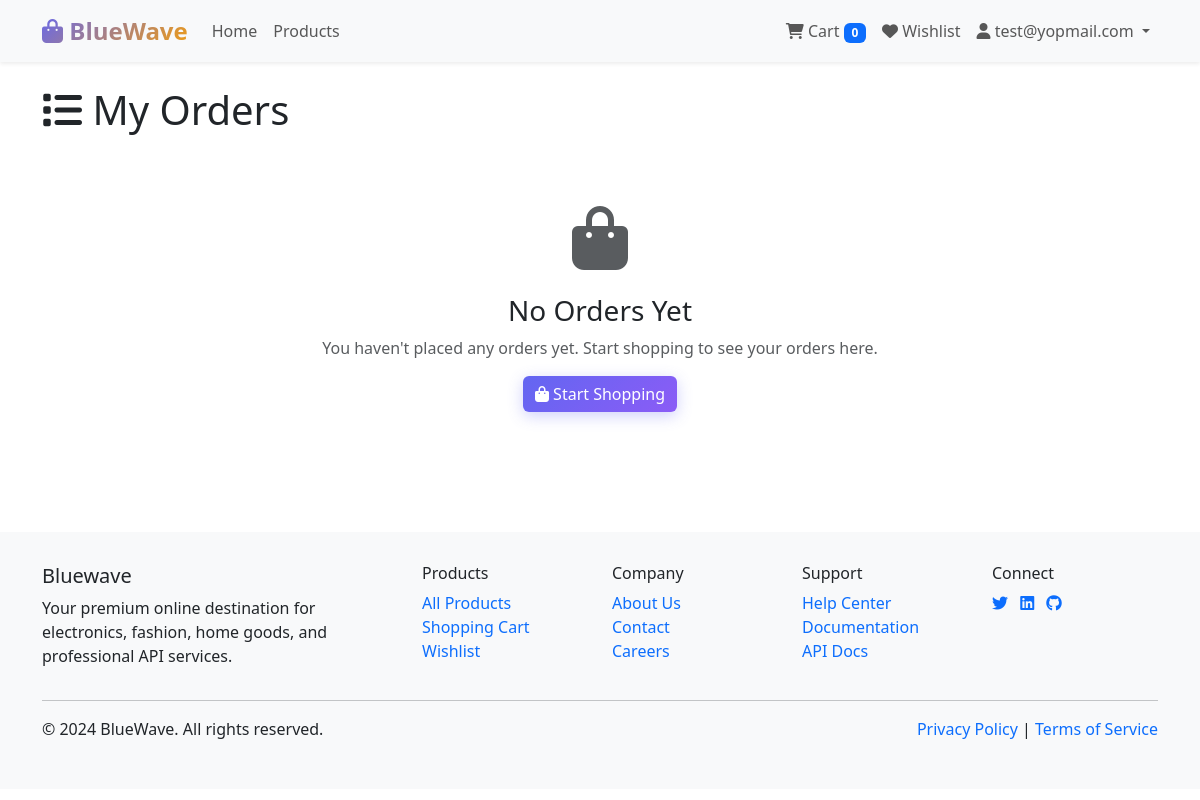
/orders/ (signed in), run on an earlier commit of the app's database.
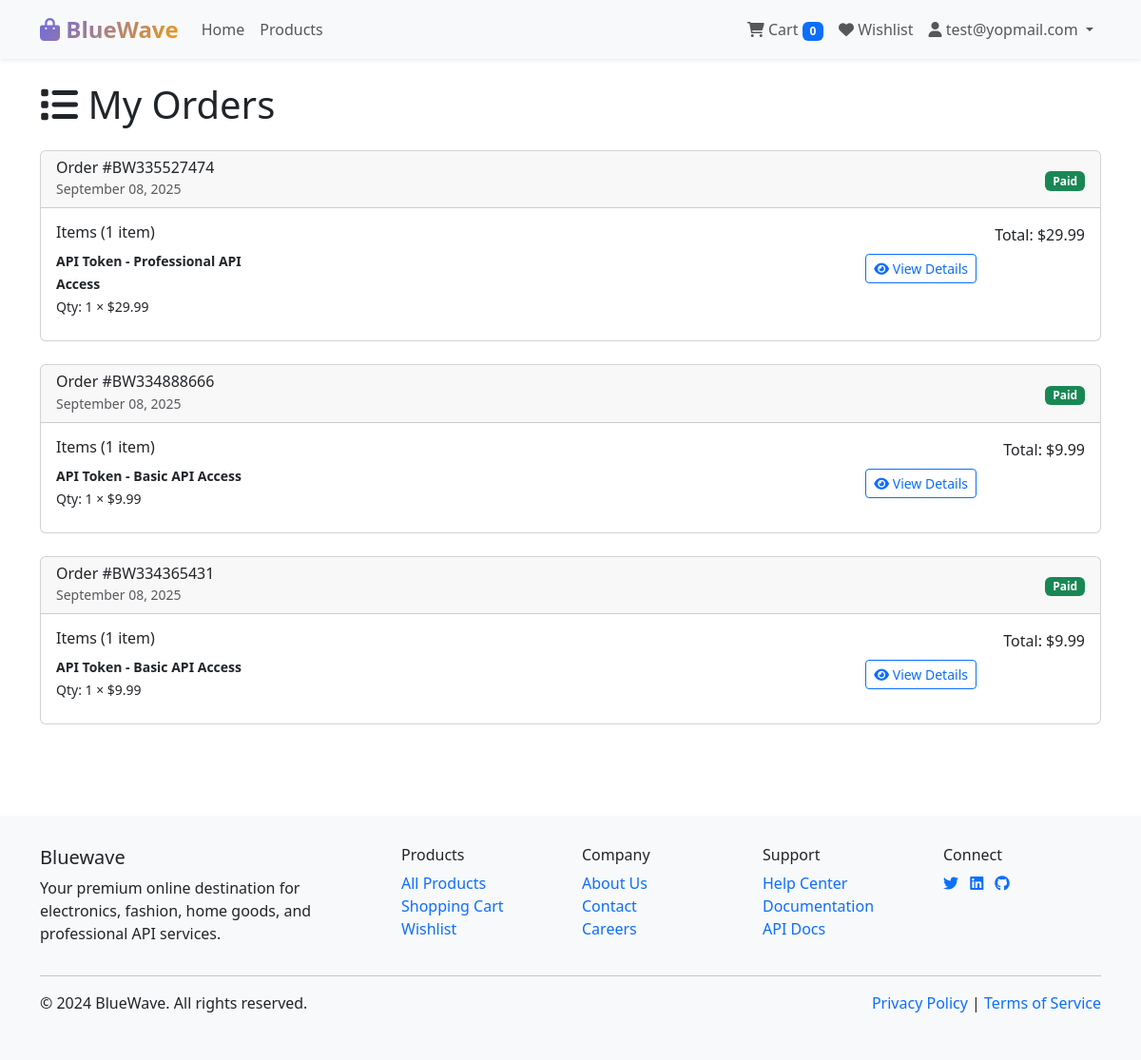
And on a later commit of the database.
### orders/models.py (models this page shows, shortened)
class Order(models.Model):
    STATUS_CHOICES = (
        ('pending', 'Pending Payment'),
        ('paid', 'Paid'),
        ('processing', 'Processing'),
        ('shipped', 'Shipped'),
        ('delivered', 'Delivered'),
        ('cancelled', 'Cancelled'),
        ('refunded', 'Refunded'),
    )
    PAYMENT_STATUS_CHOICES = (
        ('pending', 'Pending'),
        ('paid', 'Paid'),
        ('failed', 'Failed'),
        ('refunded', 'Refunded'),
        ('partially_refunded', 'Partially Refunded'),
    )
    id = models.UUIDField(primary_key=True, default=uuid.uuid4, editable=False)
    order_number = models.CharField(max_length=20, unique=True, blank=True)
    user = models.ForeignKey(
        settings.AUTH_USER_MODEL,
        on_delete=models.CASCADE,
        related_name='orders'
    )
    status = models.CharField(max_length=20, choices=STATUS_CHOICES, default='pending')
    payment_status = models.CharField(max_length=20, choices=PAYMENT_STATUS_CHOICES, default='pending')
    subtotal = models.DecimalField(max_digits=10, decimal_places=2)
    tax_amount = models.DecimalField(max_digits=10, decimal_places=2, default=0)
    shipping_amount = models.DecimalField(max_digits=10, decimal_places=2, default=0)
    discount_amount = models.DecimalField(max_digits=10, decimal_places=2, default=0)
    total_amount = models.DecimalField(max_digits=10, decimal_places=2)
    billing_first_name = models.CharField(max_length=50)
    billing_last_name = models.CharField(max_length=50)
    billing_email = models.EmailField()
    billing_phone = models.CharField(max_length=20, blank=True)
    billing_address_line1 = models.CharField(max_length=255)
    billing_address_line2 = models.CharField(max_length=255, blank=True)
    billing_city = models.CharField(max_length=100)
    billing_state = models.CharField(max_length=100, blank=True)
    billing_postal_code = models.CharField(max_length=20)
    billing_country = models.CharField(max_length=100)
    shipping_first_name = models.CharField(max_length=50, blank=True)
    shipping_last_name = models.CharField(max_length=50, blank=True)
    shipping_address_line1 = models.CharField(max_length=255, blank=True)
    shipping_address_line2 = models.CharField(max_length=255, blank=True)
    shipping_city = models.CharField(max_length=100, blank=True)
    shipping_state = models.CharField(max_length=100, blank=True)
    shipping_postal_code = models.CharField(max_length=20, blank=True)
    shipping_country = models.CharField(max_length=100, blank=True)
    stripe_payment_intent_id = models.CharField(max_length=255, blank=True)
    stripe_customer_id = models.CharField(max_length=255, blank=True)
    tracking_number = models.CharField(max_length=100, blank=True)
    carrier = models.CharField(max_length=50, blank=True)
    customer_notes = models.TextField(blank=True)
    admin_notes = models.TextField(blank=True)
    created_at = models.DateTimeField(auto_now_add=True)
    updated_at = models.DateTimeField(auto_now=True)
    shipped_at = models.DateTimeField(blank=True, null=True)
    delivered_at = models.DateTimeField(blank=True, null=True)
    class Meta:
        db_table = 'orders_order'
        verbose_name = _('Order')
        verbose_name_plural = _('Orders')
        ordering = ['-created_at']
        indexes = [
            models.Index(fields=['user', 'status']),
            models.Index(fields=['order_number']),
            models.Index(fields=['created_at']),
        ]

class OrderItem(models.Model):
    order = models.ForeignKey(Order, on_delete=models.CASCADE, related_name='items')
    product = models.ForeignKey(Product, on_delete=models.CASCADE)
    product_name = models.CharField(max_length=200)
    product_sku = models.CharField(max_length=100, blank=True)
    unit_price = models.DecimalField(max_digits=10, decimal_places=2)
    quantity = models.PositiveIntegerField(validators=[MinValueValidator(1)])
    total_price = models.DecimalField(max_digits=10, decimal_places=2)
    subscription_start_date = models.DateTimeField(blank=True, null=True)
    subscription_end_date = models.DateTimeField(blank=True, null=True)
    created_at = models.DateTimeField(auto_now_add=True)
    class Meta:
        db_table = 'orders_orderitem'
        verbose_name = _('Order Item')
        verbose_name_plural = _('Order Items')
        ordering = ['id']

### orders/payment_views.py (the view)
# urls.py: path('', payment_views.OrderListView.as_view(), name='order_list'),
class OrderListView(LoginRequiredMixin, TemplateView):
    template_name = 'orders/order_list.html'
    def get_context_data(self, **kwargs):
        context = super().get_context_data(**kwargs)
        context['orders'] = Order.objects.filter(user=self.request.user).order_by('-created_at')
        return context

### accounts/models.py (called while the page is built)
    def get_full_name(self):
        full_name = f'{self.first_name} {self.last_name}'
        return full_name.strip()

### cart/context_processors.py (called while the page is built, shortened)
def cart(request):
    cart_obj = None
    total_items = 0
    total_price = 0
    if request.user.is_authenticated:
        try:
            cart_obj = Cart.objects.get(user=request.user)
            total_items = cart_obj.get_total_items()
            total_price = cart_obj.get_total_price()
        except Cart.DoesNotExist:
            pass
    return {
        'cart': cart_obj,
        'cart_total_items': total_items,
        'cart_total_price': total_price,
    }

### cart/models.py (called while the page is built)
    def get_total_items(self):
        return sum(item.quantity for item in self.items.all())

    def get_total_price(self):
        return sum(item.get_total_price() for item in self.items.all())

### templates/orders/order_list.html (shortened to what this page needs)
{% extends 'base.html' %}
{% load static %}
{% block content %}
<div class="container py-4">
    <div class="row">
        <div class="col-12">
            <h1 class="mb-4">
                <i class="fas fa-list"></i> My Orders
            </h1>
        </div>
    </div>
    {% if orders %}
    <div class="row">
        <div class="col-12">
            {% for order in orders %}
            <div class="card mb-4">
                <div class="card-header d-flex justify-content-between align-items-center">
                    <div>
                        <h6 class="mb-0">Order #{{ order.order_number }}</h6>
                        <small class="text-muted">{{ order.created_at|date:"F d, Y" }}</small>
                    </div>
                    <div>
                        <span class="badge bg-{% if order.status == 'paid' %}success{% elif order.status == 'processing' %}info{% elif order.status == 'shipped' %}primary{% elif order.status == 'delivered' %}success{% elif order.status == 'cancelled' %}danger{% else %}secondary{% endif %}">
                            {{ order.get_status_display }}
                        </span>
                    </div>
                </div>
                <div class="card-body">
                    <div class="row">
                        <div class="col-md-8">
                            <h6>Items ({{ order.items.count }} item{{ order.items.count|pluralize }})</h6>
                            <div class="row">
                                {% for item in order.items.all|slice:":3" %}
                                <div class="col-md-4 mb-2">
                                    <div class="d-flex">
                                        <div class="flex-grow-1">
                                            <small>
                                                <strong>{{ item.product_name }}</strong><br>
                                                Qty: {{ item.quantity }} × ${{ item.unit_price }}
                                            </small>
                                        </div>
                                    </div>
                                </div>
                                {% endfor %}
                            </div>
                        </div>
                        <div class="col-md-4 text-md-end">
                            <div class="mb-2">
                                <strong class="h6">Total: ${{ order.total_amount }}</strong>
                            </div>
                            <div class="btn-group-vertical d-grid">
                                <a href="{% url 'orders:order_detail' order.id %}" class="btn btn-outline-primary btn-sm">
                                    <i class="fas fa-eye"></i> View Details
                                </a>
                            </div>
                        </div>
                    </div>
                </div>
            </div>
            {% endfor %}
        </div>
    </div>
    {% else %}
    <div class="row">
        <div class="col-12">
            <div class="text-center py-5">
                <i class="fas fa-shopping-bag fa-4x text-muted mb-4"></i>
                <h3>No Orders Yet</h3>
                <p class="text-muted">You haven't placed any orders yet. Start shopping to see your orders here.</p>
                <a href="{% url 'products:product_list' %}" class="btn btn-primary">
                    <i class="fas fa-shopping-bag"></i> Start Shopping
                </a>
            </div>
        </div>
    </div>
    {% endif %}
</div>
{% endblock %}

What changed in the data, as far as the page shows it:
added Order: order_number "BW335527474", created_at "September 08, 2025", status "Paid", items.count "1", total_amount "29.99"
added OrderItem: product_name "API Token - Professional API Access", quantity "1", unit_price "29.99", shown under "BW335527474"
added Order: order_number "BW334888666", created_at "September 08, 2025", status "Paid", items.count "1", total_amount "9.99"
added OrderItem: product_name "API Token - Basic API Access", quantity "1", unit_price "9.99", shown under "BW334888666"
added Order: order_number "BW334365431", created_at "September 08, 2025", status "Paid", items.count "1", total_amount "9.99"
added OrderItem: product_name "API Token - Basic API Access", quantity "1", unit_price "9.99", shown under "BW334365431"
Also different on the page:
text no longer shown: "No Orders Yet You haven't placed any orders yet. Start shopping to see your orders here. Start Shopping"
